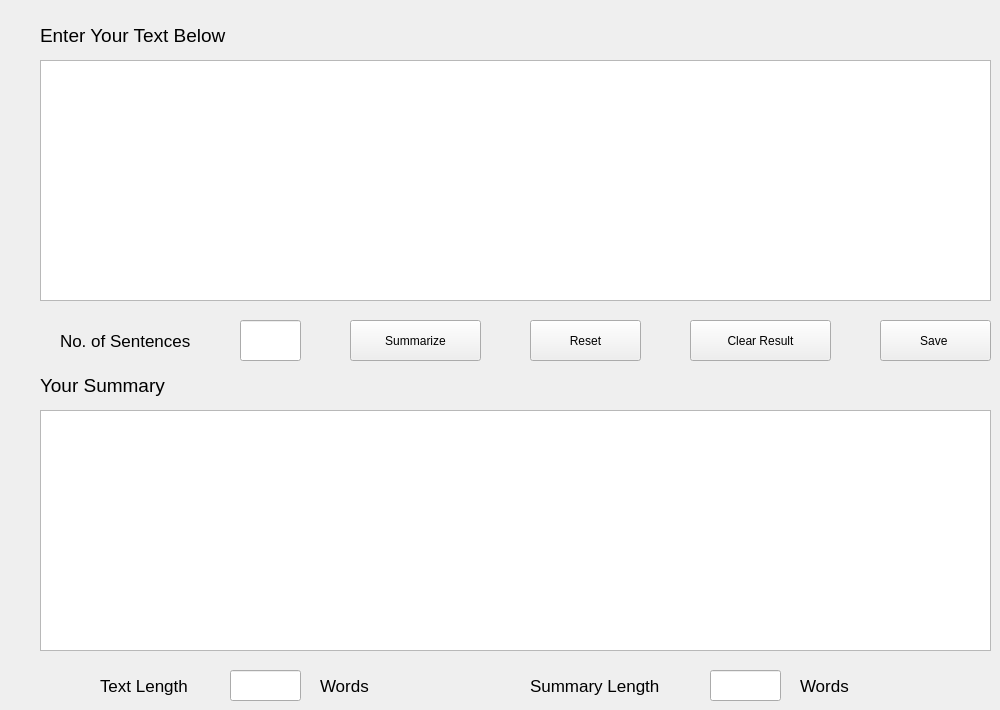
    <widget class="QWidget" name="tab">
     <attribute name="title">
      <string>Tab 1</string>
     </attribute>
     <widget class="QPlainTextEdit" name="plainTextEdit_2">
      <property name="geometry">
       <rect>
        <x>40</x>
        <y>60</y>
        <width>951</width>
        <height>241</height>
       </rect>
      </property>
      <property name="font">
       <font>
        <family>Segoe UI</family>
        <pointsize>10</pointsize>
       </font>
      </property>
     </widget>
     <widget class="QPushButton" name="pushButton_5">
      <property name="geometry">
       <rect>
        <x>350</x>
        <y>320</y>
        <width>131</width>
        <height>41</height>
       </rect>
      </property>
      <property name="font">
       <font>
        <family>Segoe UI</family>
        <pointsize>9</pointsize>
       </font>
      </property>
      <property name="text">
       <string>Summarize</string>
      </property>
     </widget>
     <widget class="QPushButton" name="pushButton_6">
      <property name="geometry">
       <rect>
        <x>530</x>
        <y>320</y>
        <width>111</width>
        <height>41</height>
       </rect>
      </property>
      <property name="font">
       <font>
        <family>Segoe UI</family>
        <pointsize>9</pointsize>
       </font>
      </property>
      <property name="text">
       <string>Reset</string>
      </property>
     </widget>
     <widget class="QPushButton" name="pushButton_7">
      <property name="geometry">
       <rect>
        <x>690</x>
        <y>320</y>
        <width>141</width>
        <height>41</height>
       </rect>
      </property>
      <property name="font">
       <font>
        <family>Segoe UI</family>
        <pointsize>9</pointsize>
       </font>
      </property>
      <property name="text">
       <string>Clear Result</string>
      </property>
     </widget>
     <widget class="QPushButton" name="pushButton_8">
      <property name="geometry">
       <rect>
        <x>880</x>
        <y>320</y>
        <width>111</width>
        <height>41</height>
       </rect>
      </property>
      <property name="font">
       <font>
        <family>Segoe UI</family>
        <pointsize>9</pointsize>
       </font>
      </property>
      <property name="text">
       <string>Save </string>
      </property>
     </widget>
     <widget class="QLabel" name="label">
      <property name="geometry">
       <rect>
        <x>40</x>
        <y>20</y>
        <width>241</width>
        <height>31</height>
       </rect>
      </property>
      <property name="font">
       <font>
        <family>Segoe UI</family>
        <pointsize>14</pointsize>
       </font>
      </property>
      <property name="text">
       <string>Enter Your Text Below</string>
      </property>
     </widget>
     <widget class="QLabel" name="label_2">
      <property name="geometry">
       <rect>
        <x>40</x>
        <y>370</y>
        <width>241</width>
        <height>31</height>
       </rect>
      </property>
      <property name="font">
       <font>
        <family>Segoe UI</family>
        <pointsize>14</pointsize>
       </font>
      </property>
      <property name="text">
       <string>Your Summary</string>
      </property>
     </widget>
     <widget class="QPlainTextEdit" name="plainTextEdit_3">
      <property name="geometry">
       <rect>
        <x>40</x>
        <y>410</y>
        <width>951</width>
        <height>241</height>
       </rect>
      </property>
      <property name="font">
       <font>
        <family>Segoe UI</family>
        <pointsize>10</pointsize>
       </font>
      </property>
     </widget>
     <widget class="QLabel" name="label_18">
      <property name="geometry">
       <rect>
        <x>60</x>
        <y>330</y>
        <width>171</width>
        <height>21</height>
       </rect>
      </property>
      <property name="font">
       <font>
        <family>Segoe UI</family>
        <pointsize>13</pointsize>
       </font>
      </property>
      <property name="text">
       <string>No. of Sentences</string>
      </property>
     </widget>
     <widget class="QLineEdit" name="lineEdit_4">
      <property name="geometry">
       <rect>
        <x>240</x>
        <y>320</y>
        <width>61</width>
        <height>41</height>
       </rect>
      </property>
     </widget>
     <widget class="QLabel" name="label_19">
      <property name="geometry">
       <rect>
        <x>100</x>
        <y>670</y>
        <width>121</width>
        <height>31</height>
       </rect>
      </property>
      <property name="font">
       <font>
        <family>Segoe UI</family>
        <pointsize>13</pointsize>
       </font>
      </property>
      <property name="text">
       <string>Text Length</string>
      </property>
     </widget>
     <widget class="QLineEdit" name="lineEdit_5">
      <property name="geometry">
       <rect>
        <x>230</x>
        <y>670</y>
        <width>71</width>
        <height>31</height>
       </rect>
      </property>
     </widget>
     <widget class="QLabel" name="label_20">
      <property name="geometry">
       <rect>
        <x>320</x>
        <y>670</y>
        <width>71</width>
        <height>31</height>
       </rect>
      </property>
      <property name="font">
       <font>
        <family>Segoe UI</family>
        <pointsize>13</pointsize>
       </font>
      </property>
      <property name="text">
       <string>Words</string>
      </property>
     </widget>
     <widget class="QLineEdit" name="lineEdit_6">
      <property name="geometry">
       <rect>
        <x>710</x>
        <y>670</y>
        <width>71</width>
        <height>31</height>
       </rect>
      </property>
     </widget>
     <widget class="QLabel" name="label_21">
      <property name="geometry">
       <rect>
        <x>530</x>
        <y>670</y>
        <width>171</width>
        <height>31</height>
       </rect>
      </property>
      <property name="font">
       <font>
        <family>Segoe UI</family>
        <pointsize>13</pointsize>
       </font>
      </property>
      <property name="text">
       <string>Summary Length</string>
      </property>
     </widget>
     <widget class="QLabel" name="label_22">
      <property name="geometry">
       <rect>
        <x>800</x>
        <y>670</y>
        <width>71</width>
        <height>31</height>
       </rect>
      </property>
      <property name="font">
       <font>
        <family>Segoe UI</family>
        <pointsize>13</pointsize>
       </font>
      </property>
      <property name="text">
       <string>Words</string>
      </property>
     </widget>
    </widget>
